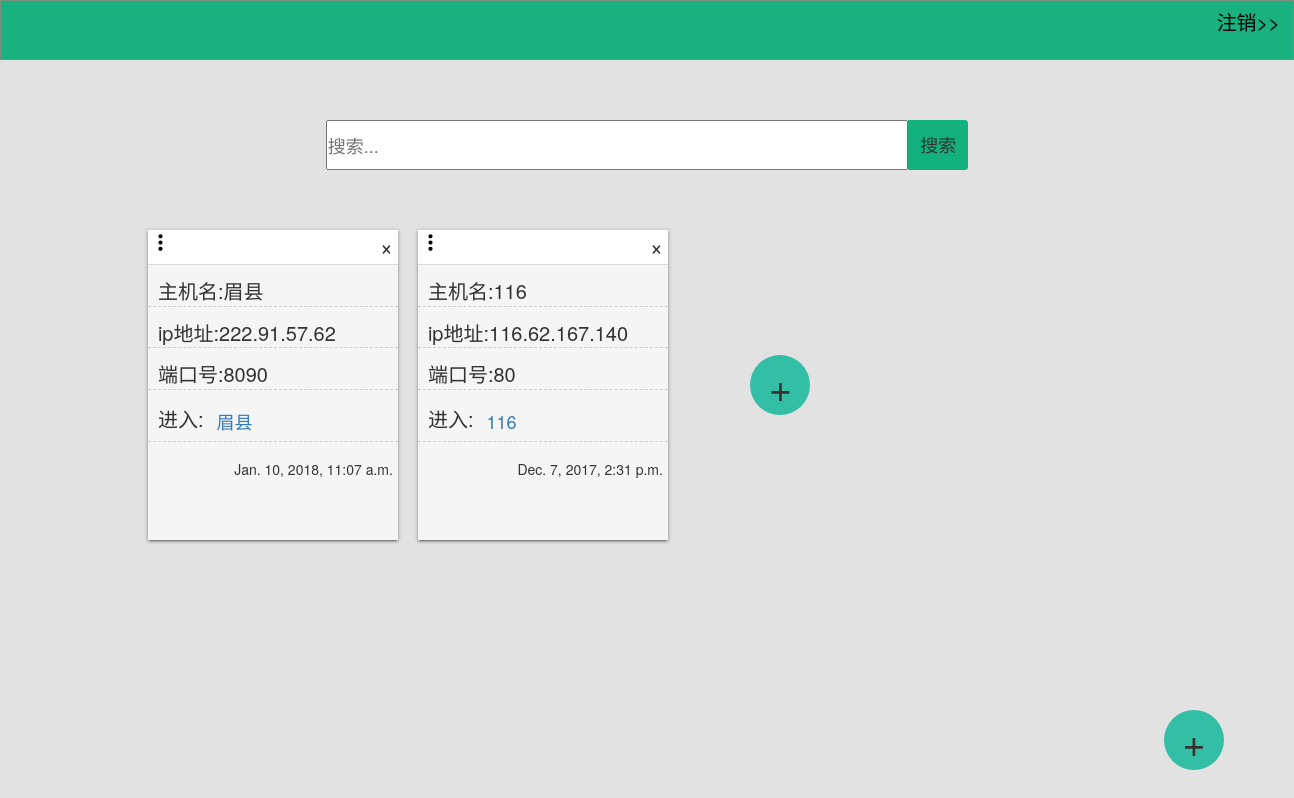
The page /filterHost/ (signed in) on the database its author committed.
### MapApp/models.py (models this page shows, shortened)
class myServerMap(models.Model):
    hostName = models.CharField(max_length = 30)
    IPAddress = models.GenericIPAddressField()
    hostUrl = models.URLField()
    hostPort = models.IntegerField()
    createTime = models.DateTimeField(auto_now_add = True)
    class Meta:  #按时间下降排序
        ordering = ['-createTime']

### MapApp/views.py (the view)
# urls.py: url(r'^filterHost/', views.filterHost),
@csrf_exempt
def filterHost(request):
    if not request.user.is_authenticated:
        return redirect('/login')
    if request.method == "GET":
        keyWords = request.GET.get('keyWords','')
    print(keyWords)
    if keyWords != '' or keyWords !=None:
        hostList = myServerMap.objects.filter(hostName__icontains=keyWords)
    else:
        hostList = myServerMap.objects.all()
    return render(request, 'index.html', {'hostList' : hostList})

### MapApp/templates/index.html (shortened to what this page needs)
<!DOCTYPE html>
<html lang="zh-CN">
  <head>
    <link href="/static/css/bootstrap.min.css" rel="stylesheet">
    <link href="/static/css/index.css" rel="stylesheet">
  </head>
  <body>
    <nav>
        <button type="text" onclick="logout()" class="btn btn-link logout" style="float: right;font-size: 20px;color:black;">注销>></button>
    </nav>
    <div class="search">
    <input type="text" onfocus="enterSearch()" placeholder="搜索..." name="sinput" class="sinput">
    <input type="button" onclick="filterHost()" class="sbt" name="search" value="搜索">
	</div>
    <div class="container">
    {% include 'host.html' %}
    <div  class="content-add">
    <button onclick="addHost(this)" class="new-host btn-fade">+</button>
    </div>
    <div class="bottom-add">
        <button onclick="addHost(this)" class="new-host btn-fade" style="margin: auto 50px;">+</button>
    </div>
  </body>
</html>

### MapApp/templates/host.html (shortened to what this page needs)
{% for list in hostList %}
<div class="item" data-tid={{ list.id }}>
    <div class="item-nav">
        <button class="remove" onclick="delHost(this)" id="remove">×</button>
        <div class="dropdown">
            <svg viewBox="0 0 24 24" class="svg-more dropdown-toggle"  data-toggle="dropdown" aria-haspopup="true" aria-expanded="true"><g><path d="M12 8c1.1 0 2-.9 2-2s-.9-2-2-2-2 .9-2 2 .9 2 2 2zm0 2c-1.1 0-2 .9-2 2s.9 2 2 2 2-.9 2-2-.9-2-2-2zm0 6c-1.1 0-2 .9-2 2s.9 2 2 2 2-.9 2-2-.9-2-2-2z"></path></g></svg>
        </div>
 </div>
 <div class="item-host">
     <ul class="item-li">
        <li>主机名:<span contenteditable="false" class="hostName">{{ list.hostName }}</span></li>
        <li>ip地址:<span contenteditable="false" class="hostIp">{{ list.IPAddress }}</span></li>
        <li>端口号:<span contenteditable="false" class="hostPort">{{ list.hostPort }}</span></li>
        <li class="enter-li">进入:<a href="http://{{ list.IPAddress }}:{{ list.hostPort }}" target="_blank" class="hostUrl"><strong class="btn btn-link">{{ list.hostName }}</strong></a></li>
     </ul>
     <span class="create-time">{{ list.createTime }}</span>
 </div>
</div>
{% endfor %}

### MapApp/static/css/index.css (style rules this page uses)
nav { width: 100%; height: 60px; font-size: 20px; background-color: #19b180; border:1px solid #76927c; }
.container { margin-top: 20px; margin-left: 9.5%; margin-bottom: 20px; display: flex; flex-wrap: wrap; justify-content: flex-start; height: 100%; }
.item { display: inline-table; width: 250px; min-height: 280px; background-color: #f5f5f5; margin: 10px; box-shadow: 0 2px 2px 0 rgba(0, 0, 0, .10), 0 1px 4px 0 rgba(0, 0, 0, .36), 0 3px 1px -2px rgba(0, 0, 0, .22); }
.search { width: 100%; display: inline-flex; justify-content: center; margin-top: 120px; margin-bottom: 30px; }
.sinput { display: inline-block; height: 50px; width: 45%; font-size: 18px; outline: none; }
.sbt { display: inline-block; outline: none; width: 60px; background: #13b17e; border: none; border-bottom-right-radius: 6%; border-top-right-radius: 6%; cursor: pointer; font-size: 18px; }
.remove { display: inline-block; padding: 0 5px; background: #fff; border: none; font-size: 22px; float: right; cursor: pointer; outline:none; }
.item-nav { border-bottom: 1px #d8d8d8 solid; padding-bottom: 5px; background: white; margin-bottom: 10px; }
.svg-more { display: inline; width: 10%; height: 10%; cursor: pointer; }
li { margin:12px 0px; list-style:none; font-size: 20px; padding-left: 10px; padding-right: 10px; word-break: break-word; }
.item-li>li { border-bottom: 1px #ccc dashed; }
.dropdown { display: inline; }
.btn-link { font-size: 18px; }
.create-time { position: relative; margin-top: 10px; bottom: 5px; right: 5px; float: right; }
.new-host { display: inline-block; position: relative; margin: 50% 25%; width: 60px; height: 60px; border-radius: 50%; border: none; outline: none; font-size: 40px; font-weight: unset; background-color: #32bfa5; }
.content-add { width: 250px; min-height: 280px; margin: 10px; }
.bottom-add { position: fixed; right: 20px; bottom: 30px; overflow: hidden; }

### MapApp/templates/index.html (style rules this page uses)
* { margin: 0px; padding: 0px; }
body { background-color: #cccccc8f; }
nav { position: fixed; top:0px; overflow: hidden; }

### rows shown on the page
myServerMap: hostName "眉县", IPAddress "222.91.57.62", hostPort "8090", createTime "Jan. 10, 2018, 11:07 a.m."
myServerMap: hostName "116", IPAddress "116.62.167.140", hostPort "80", createTime "Dec. 7, 2017, 2:31 p.m."
